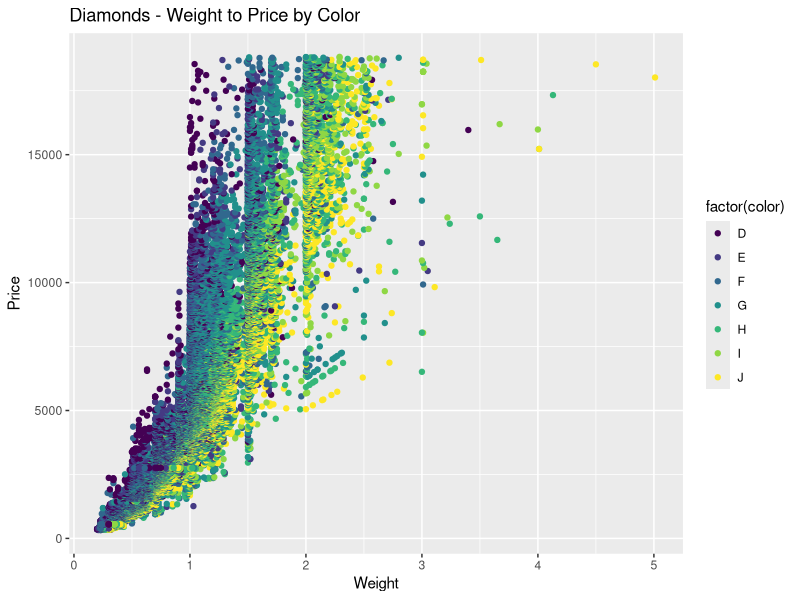
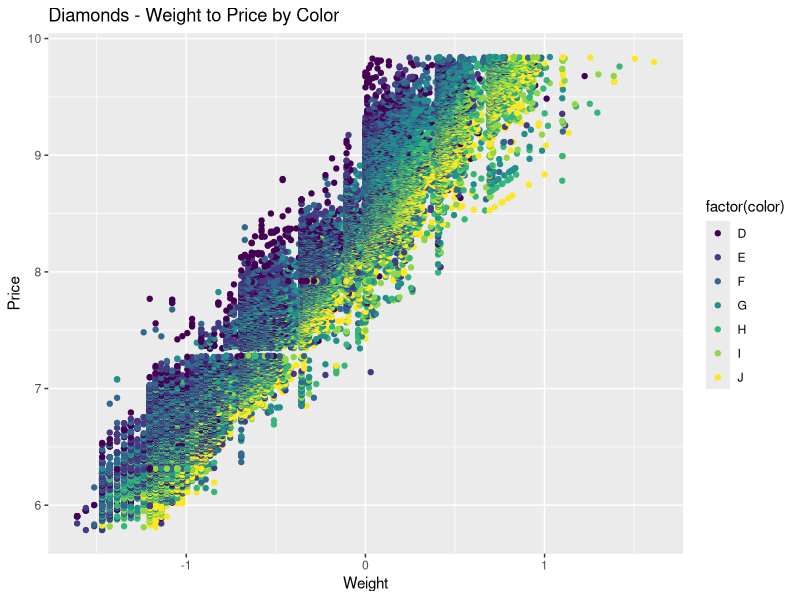
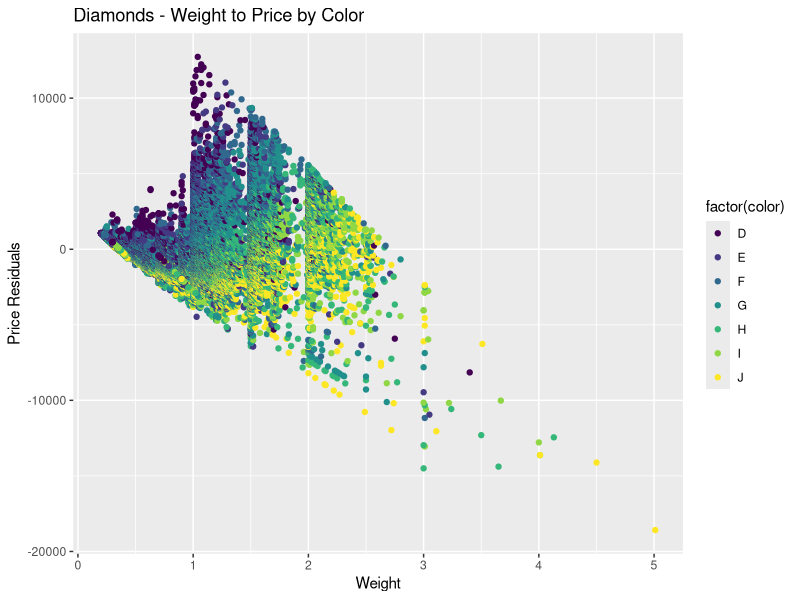
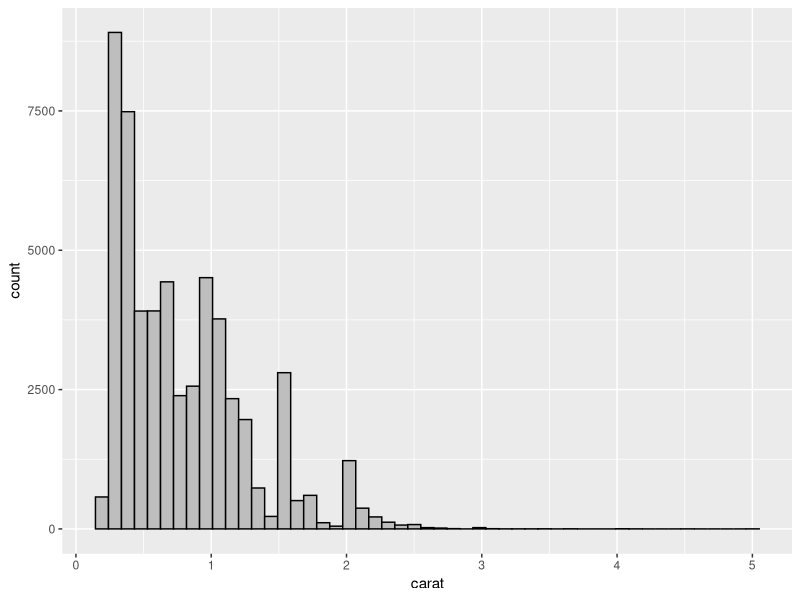
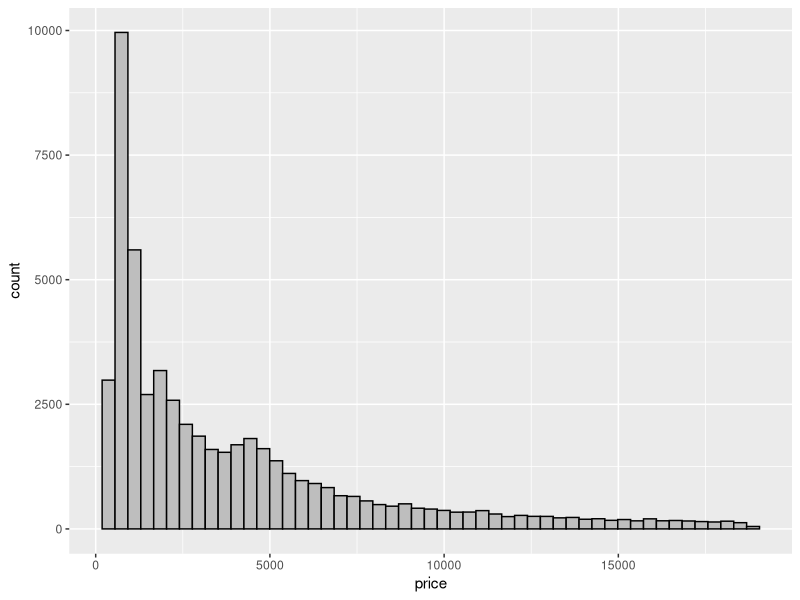

Generate these figures, in order, with R:
require("ggplot2")
require("grid")
data(diamonds)

#1 - create a plot to compare price and weight
plot1 <- ggplot(diamonds, aes(x=diamonds[[1]],y=diamonds[[7]]))
plot1 <- plot1 + labs(title="Diamonds - Weight to Price by Color")  +
  labs(x="Weight", y="Price") + 
  geom_point(aes(color = factor(color)))
print(plot1)

#2 same thing but with the natural log of each variable
logweight <- log(diamonds[[1]])
logprice <- log(diamonds[[7]])

loggraph <- ggplot(diamonds, aes(x=logweight,y=logprice))
loggraph <- loggraph + labs(title="Diamonds - Weight to Price by Color")  +
  labs(x="Weight", y="Price") + 
  geom_point(aes(color = factor(color)))
print(loggraph)


#3 create 3 different plots using the residuals of price and carat

linearmodel <- lm(price~carat, diamonds)
priceresid <- residuals(linearmodel)
residgraph <- ggplot(diamonds, aes(x=diamonds[[1]],y=priceresid))
residgraph <- residgraph  + labs(title="Diamonds - Weight to Price by Color") +
  labs(x="Weight", y ="Price Residuals") + geom_point(aes(color=factor(color)))
print(residgraph)


carathist <- diamonds[1]   #df of the first column
bin50 <- (max(diamonds[[1]])-min(diamonds[[1]]))/50  #width of histograms

## Prof G: pricehist is not defined
# hist2 <- ggplot(pricehist, aes(x=diamonds[[1]]))
## Prof G: I'll try to fix it.
hist2 <- ggplot(diamonds, aes(x=diamonds[[1]]))
hist2 <- hist2 +
  geom_histogram(colour = 'black',
                 fill = 'gray',binwidth=bin50) +
  labs(x=names(diamonds)[[1]])    #names method will print "carat" on x axis
print(hist2)

pricehist <- data.frame(priceresid)   #df of the residuals of price
bin50 <- (max(diamonds[[7]])-min(diamonds[[7]]))/50  #width of histograms
hist1 <- ggplot(pricehist, aes(x=diamonds[[7]]))
hist1 <- hist1 +
  geom_histogram(colour = 'black',
                 fill = 'gray',binwidth=bin50) +
  labs(x=names(diamonds)[[7]])    #names method will print "price" on x axis
print(hist1)

## Prof G: Looks like you didn't finish?





